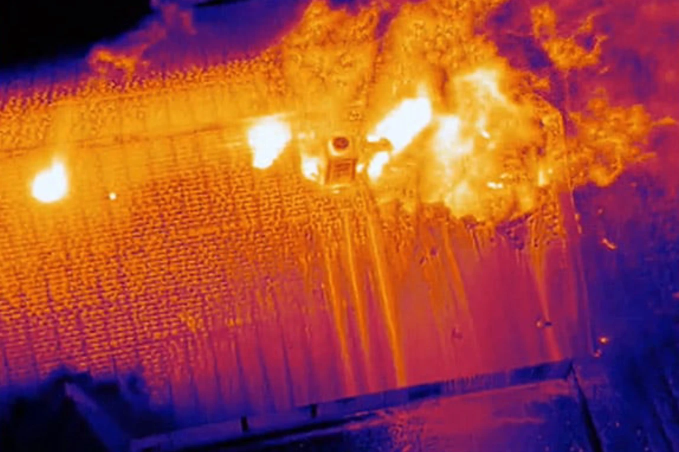
#> input picture ates.jpg, 1357 x 904 px (shown at 1/2 size)
$ python script.py
#> lines starting #> are read from the running program, lines starting #| are printed output that depends on the picture; after the words box and inside, x2 and y2 are one past the last pixel; in counts of white or black regions, pixels touching at a corner belong together
import os
import sys
import cv2
import numpy as np


def add_label(img, text, font_scale=1.0, thickness=2, margin=8):
	color = (255, 255, 255)
	outline = (0, 0, 0)
	org = (margin, 30)
	cv2.putText(img, text, org, cv2.FONT_HERSHEY_SIMPLEX, font_scale, outline, thickness + 2, cv2.LINE_AA)
	cv2.putText(img, text, org, cv2.FONT_HERSHEY_SIMPLEX, font_scale, color, thickness, cv2.LINE_AA)


def ensure_bgr(img):
	"""Return a 3-channel BGR image. If input is single-channel, convert to BGR."""
	if img is None:
		return None
	if len(img.shape) == 2:
		return cv2.cvtColor(img, cv2.COLOR_GRAY2BGR)
	return img


def main(input_filename="ates.jpg", out_filename="process_output.png", output_scale=1.5, show_gui=True):
	# startup info removed per user request (no printed library explanations)

#> called with input_filename = 'ates.jpg', out_filename = 'process_output.png', output_scale = 1.5, show_gui = True
	if not os.path.isfile(input_filename):
		print(f"Error: input file '{input_filename}' not found in {os.getcwd()}")
		sys.exit(1)

	image = cv2.imread(input_filename)
#> image is the input picture: shape (904, 1357, 3); mean B, G, R 59.6, 73.6, 160
	if image is None:
		print(f"Error: failed to read image '{input_filename}'")
		sys.exit(1)

	# Blurred (color) for display and blurred grayscale for thresholding afsdfdas
	blur_color = cv2.GaussianBlur(image, (35, 35), 0)
	gray = cv2.cvtColor(image, cv2.COLOR_BGR2GRAY)
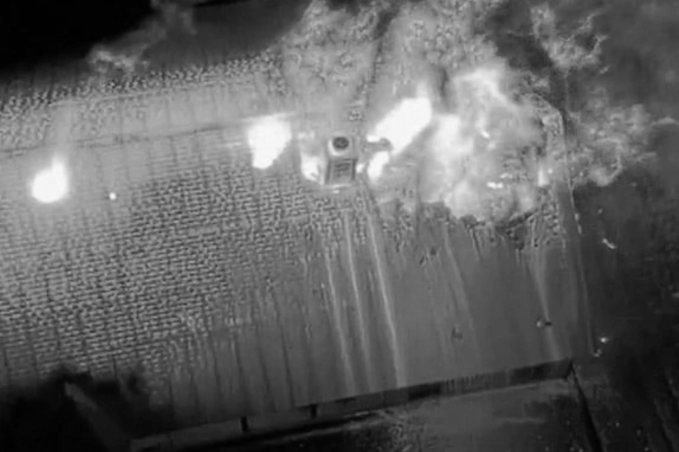
#> gray: shape (904, 1357) (shown at 1/2 size); min 0, max 254, mean 97.9
	gray_blur = cv2.GaussianBlur(gray, (35, 35), 0)

	# Thresholds (use gray inputs). If you want Otsu, change thresh value to 0 and add +cv2.THRESH_OTSU
	th_blur = cv2.threshold(gray_blur, 220, 255, cv2.THRESH_BINARY)[1]
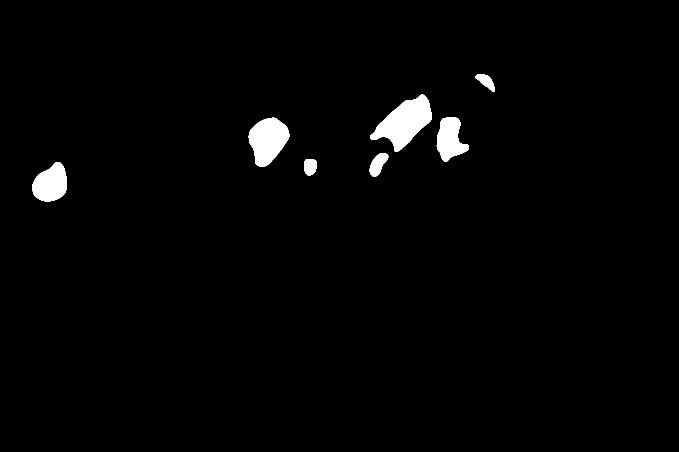
#> th_blur: shape (904, 1357) (shown at 1/2 size); 1.8% white; 7 white regions, largest, box (x1, y1, x2, y2) and area: (740, 189, 864, 304) 7146, (497, 235, 579, 334) 5452, (65, 324, 134, 403) 3966

	# Prepare images for side-by-side display: all must be BGR and same size
	h, w = image.shape[:2]
#> h = 904; w = 1357
	display_orig = ensure_bgr(image.copy())
	display_blur = ensure_bgr(blur_color.copy())
	display_th = ensure_bgr(th_blur.copy())

	# --- Fire detection on the threshold result (th_blur) ---
	# Clean small noise with a morphological open, then count bright pixels
	kernel = cv2.getStructuringElement(cv2.MORPH_ELLIPSE, (5, 5))
	mask = cv2.morphologyEx(th_blur, cv2.MORPH_OPEN, kernel)
#> mask: shape (904, 1357); 1.8% white; 7 white regions
	white_count = int(cv2.countNonZero(mask))
#> white_count = 22646
	total_pixels = mask.shape[0] * mask.shape[1]
#> total_pixels = 1226728
	white_ratio = white_count / total_pixels
#> white_ratio = 0.0185

	# Heuristic: if more than threshold_ratio of pixels are bright, flag as fire
	# You can tune detection_threshold to be more/less sensitive
	detection_threshold = 0.005  # 0.5% of image area by default
	is_fire = white_ratio >= detection_threshold
#> is_fire = True

	# Find contours (blobs) of bright areas to optionally draw boxes
	contours, _ = cv2.findContours(mask, cv2.RETR_EXTERNAL, cv2.CHAIN_APPROX_SIMPLE)
#> contours = 7 contours; box (x1, y1, x2, y2) and area: (740, 189, 864, 304) 6988, (497, 235, 579, 334) 5330, (65, 324, 134, 403) 3861, (874, 234, 938, 324) 3482, (739, 306, 777, 354) 1005, (608, 318, 634, 351) 668, (950, 148, 989, 184) 656
	min_blob_area = 200  # ignore tiny blobs
	boxes = []
	for cnt in contours:
		area = cv2.contourArea(cnt)
		if area >= min_blob_area:
			x, y, bw, bh = cv2.boundingRect(cnt)
			boxes.append((x, y, bw, bh))
#> this loop made 7 passes
#> (area, x, y, bw, bh) on passes 1 to 7: (3861, 65, 324, 69, 79), (668, 608, 318, 26, 33), (1005, 739, 306, 38, 48), (5330.5, 497, 235, 82, 99), (3481.5, 874, 234, 64, 90), (6988.5, 740, 189, 124, 115), (656, 950, 148, 39, 36)
#> after the loop, boxes = [(65, 324, 69, 79), (608, 318, 26, 33), (739, 306, 38, 48), (497, 235, 82, 99), (874, 234, 64, 90), (740, 189, 124, 115), (950, 148, 39, 36)]

	# Do not draw boxes on the original image (user requested). We'll draw on the fire panel instead.

	# Also visualize the cleaned mask in the threshold display (convert to BGR)
	display_th = ensure_bgr(mask)
#> in ensure_bgr (call 4), `return cv2.cvtColor(img, cv2.COLOR_GRAY2BGR)`: returned value: shape (904, 1357, 3); 1.8% white; 7 white regions, largest, box (x1, y1, x2, y2) and area: (740, 189, 864, 304) 7144, (497, 235, 579, 334) 5452, (65, 324, 134, 403) 3966

	# Create a fire-visualization panel: overlay mask in red on the original
	colored_mask = np.zeros_like(display_orig)
	colored_mask[mask == 255] = (0, 0, 255)  # red overlay for fire regions (BGR)
	display_fire = cv2.addWeighted(display_orig, 0.7, colored_mask, 0.3, 0)
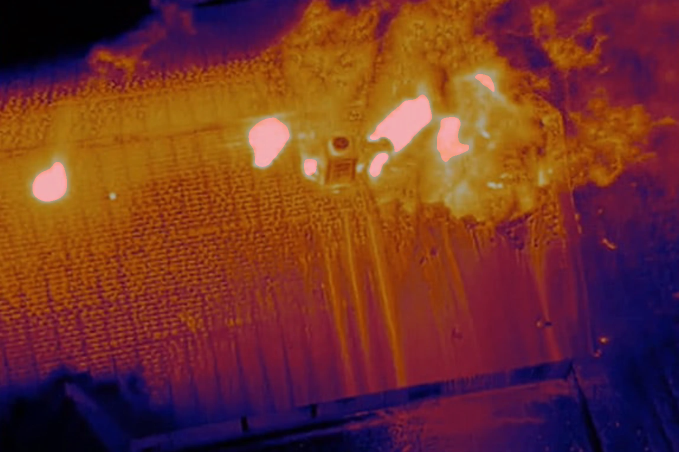
#> display_fire: shape (904, 1357, 3) (shown at 1/2 size); mean B, G, R 41.7, 51.5, 113.4

	# Draw detection boxes and label on the fire panel only
	for (x, y, bw, bh) in boxes:
		cv2.rectangle(display_fire, (x, y), (x + bw, y + bh), (0, 0, 255), 2)
		cv2.putText(display_fire, "FIRE", (x, max(y - 6, 10)), cv2.FONT_HERSHEY_SIMPLEX, 0.6, (0, 0, 255), 2, cv2.LINE_AA)
#> this loop made 7 passes
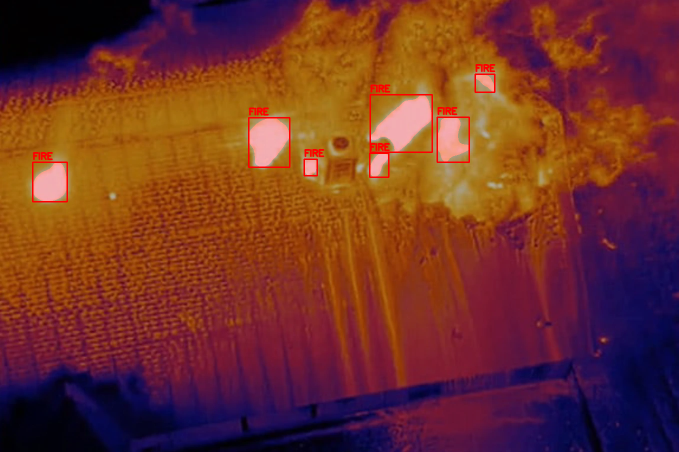
#> display_fire: shape (904, 1357, 3) (shown at 1/2 size); 0.79% of pixels changed, all inside (x1, y1, x2, y2) = (64, 127, 992, 405)

	# Print a short summary to console
	print(f"[Detection] bright pixels: {white_count} / {total_pixels} ({white_ratio:.4%}), fire={is_fire}")
#| [Detection] bright pixels: 22646 / 1226728 (1.8460%), fire=True

	# Optionally resize if images are too large for display (keep reasonable width)
	max_width = 1600
	scale = 1.0
	if 4 * w > max_width:
		scale = max_width / (4 * w)
#> scale = 0.295
		new_w = int(w * scale)
#> new_w = 400
		new_h = int(h * scale)
#> new_h = 266
		display_orig = cv2.resize(display_orig, (new_w, new_h), interpolation=cv2.INTER_AREA)
		display_blur = cv2.resize(display_blur, (new_w, new_h), interpolation=cv2.INTER_AREA)
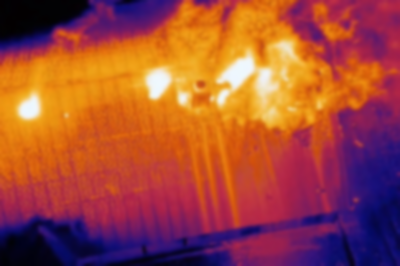
#> display_blur: shape (266, 400, 3); mean B, G, R 59.6, 73.6, 160
		display_th = cv2.resize(display_th, (new_w, new_h), interpolation=cv2.INTER_AREA)
		display_fire = cv2.resize(display_fire, (new_w, new_h), interpolation=cv2.INTER_AREA)
#> display_fire: shape (266, 400, 3)

	# Add labels
	add_label(display_orig, "Original")
	add_label(display_blur, "Blurred")
	add_label(display_th, "Threshold")
	add_label(display_fire, "Detected Fire")
#> call 4 of add_label, with text = 'Detected Fire', font_scale = 1, thickness = 2, margin = 8
#> in add_label (call 4), `cv2.putText(img, text, org, cv2.FONT_HERSHEY_SIMPLEX, font_scale, colo..`:
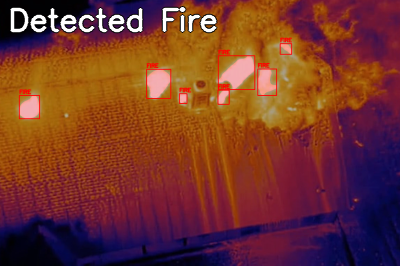
#> img: shape (266, 400, 3); mean B, G, R 44.5, 54.1, 116.4

	# Concatenate horizontally: Original | Blurred | Threshold | Fire
	combined = np.hstack([display_orig, display_blur, display_th, display_fire])
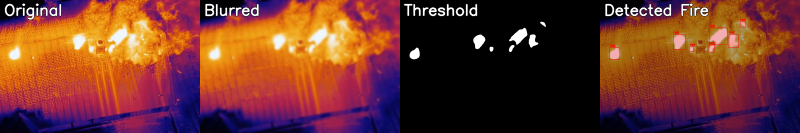
#> combined: shape (266, 1600, 3) (shown at 1/2 size); mean B, G, R 43.7, 53.4, 111.9

	# Show the combined image in a single window unless disabled
	if show_gui:
		cv2.namedWindow("Process: Original | Blurred | Threshold | Fire", cv2.WINDOW_NORMAL)
		cv2.imshow("Process: Original | Blurred | Threshold | Fire", combined)
		print("Press any key in the image window to exit.")
		cv2.waitKey(0)
		cv2.destroyAllWindows()


if __name__ == "__main__":
	main()

$ run again, with photo.jpg copied over ates.jpg
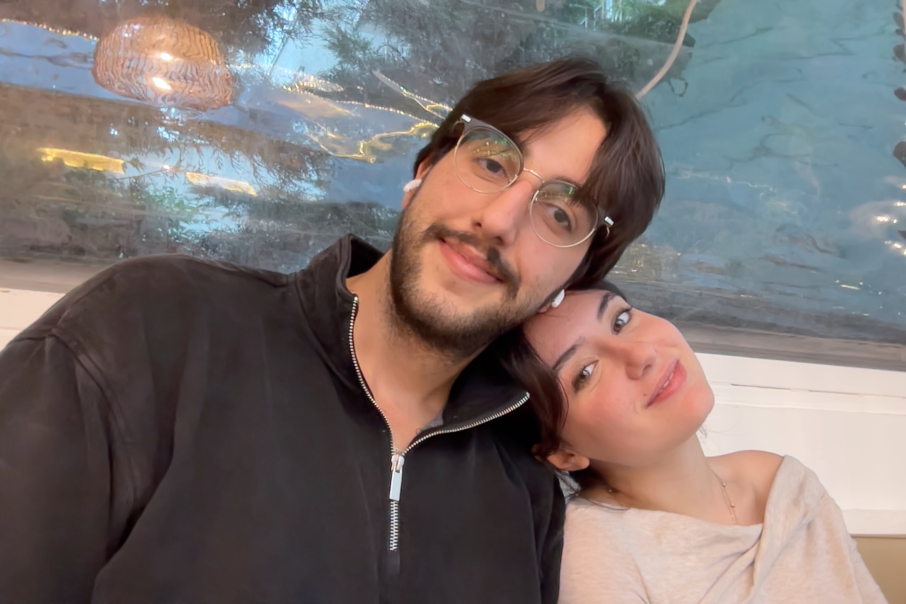
#> input picture photo.jpg, 2718 x 1812 px (shown at 1/3 size)
#> in main, image is the input picture: shape (1812, 2718, 3); mean B, G, R 109.9, 111.8, 122.2
#> in main, `th_blur = cv2.threshold(gray_blur, 220, 255, cv2.THRESH_BINARY)[1]`:
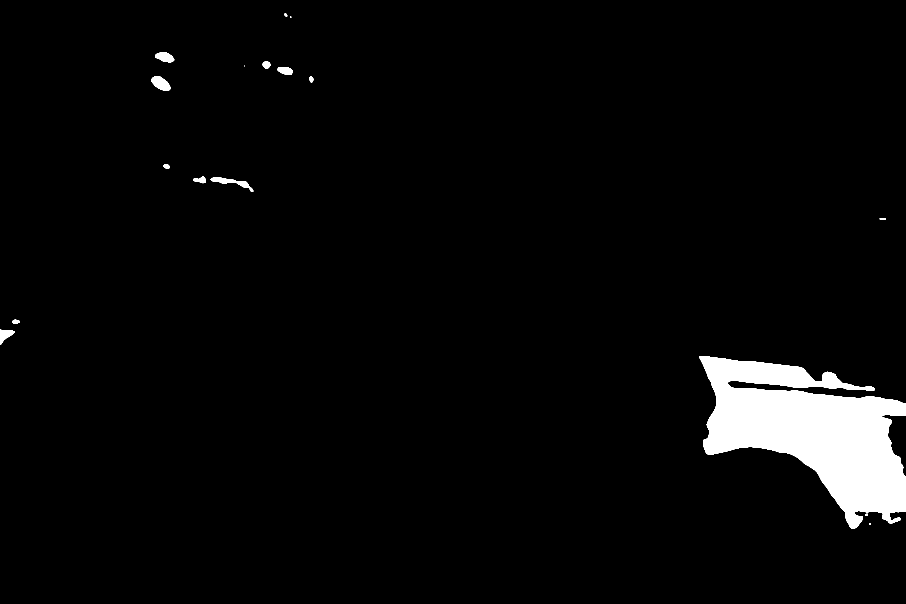
#> th_blur: shape (1812, 2718) (shown at 1/3 size); 3.6% white; 17 white regions (2 under 20 px), largest, box (x1, y1, x2, y2) and area: (2098, 1068, 2718, 1586) 169662, (454, 228, 511, 272) 1623, (632, 531, 760, 576) 1575
#> mask: shape (1812, 2718); 3.6% white; 15 white regions (1 under 20 px)
#> white_count = 177527
#> white_ratio = 0.036
#> is_fire = True
#> contours = 15 contours, 1 with area under 20; largest, box (x1, y1, x2, y2) and area: (2098, 1068, 2718, 1586) 168112, (454, 228, 511, 272) 1554, (632, 531, 760, 576) 1435, (466, 156, 523, 187) 1139, (0, 989, 44, 1035) 976
#> the loop in main, `for cnt in contours:` made 15 passes
#> (area, x, y, bw, bh) on passes 3, 4, 7, 8, 11, 12, 13, 14: (168111.5, 2098, 1068, 620, 518), (976, 0, 989, 44, 46), (1435, 632, 531, 128, 45), (424.5, 580, 530, 38, 20), (1554.5, 454, 228, 57, 44), (757.5, 833, 201, 46, 24), (362.5, 787, 184, 24, 23), (1139, 466, 156, 57, 31)
#> after the loop in main, `for cnt in contours:`: boxes = [(2098, 1068, 620, 518), (0, 989, 44, 46), (632, 531, 128, 45), (580, 530, 38, 20), (454, 228, 57, 44), (833, 201, 46, 24), (787, 184, 24, 23), (466, 156, 57, 31)]
#> the loop in main, `for (x, y, bw, bh) in boxes:` made 8 passes
#| [Detection] bright pixels: 177527 / 4925016 (3.6046%), fire=True
#> in main, `combined = np.hstack([display_orig, display_blur, display_th, display_..`:
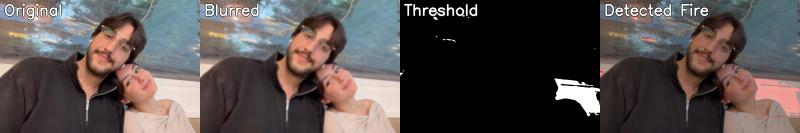
#> combined: shape (266, 1600, 3) (shown at 1/2 size); mean B, G, R 77.5, 78.8, 86.5
